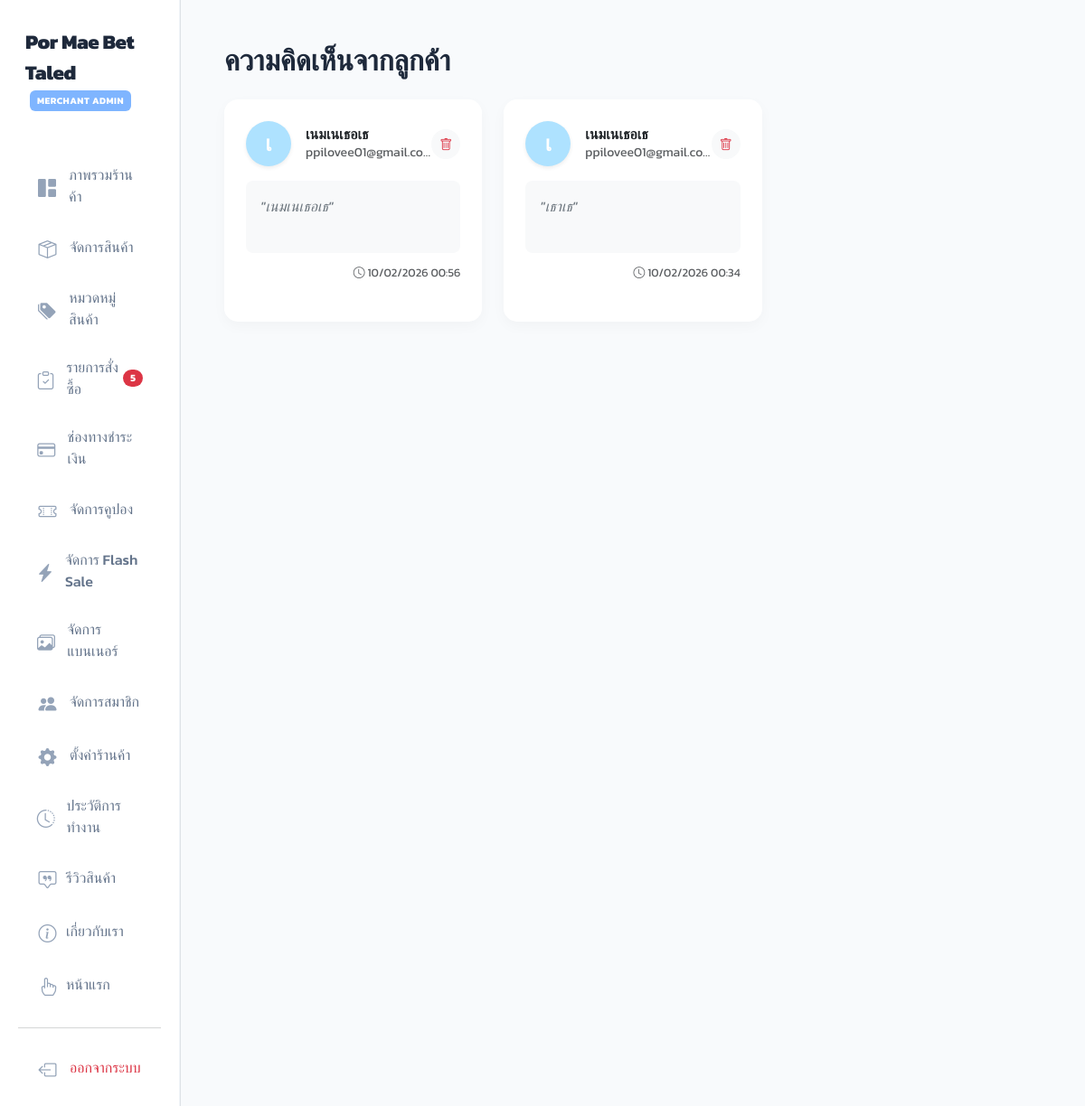
Page /admin_feedback.php (signed in) on the earlier database version.
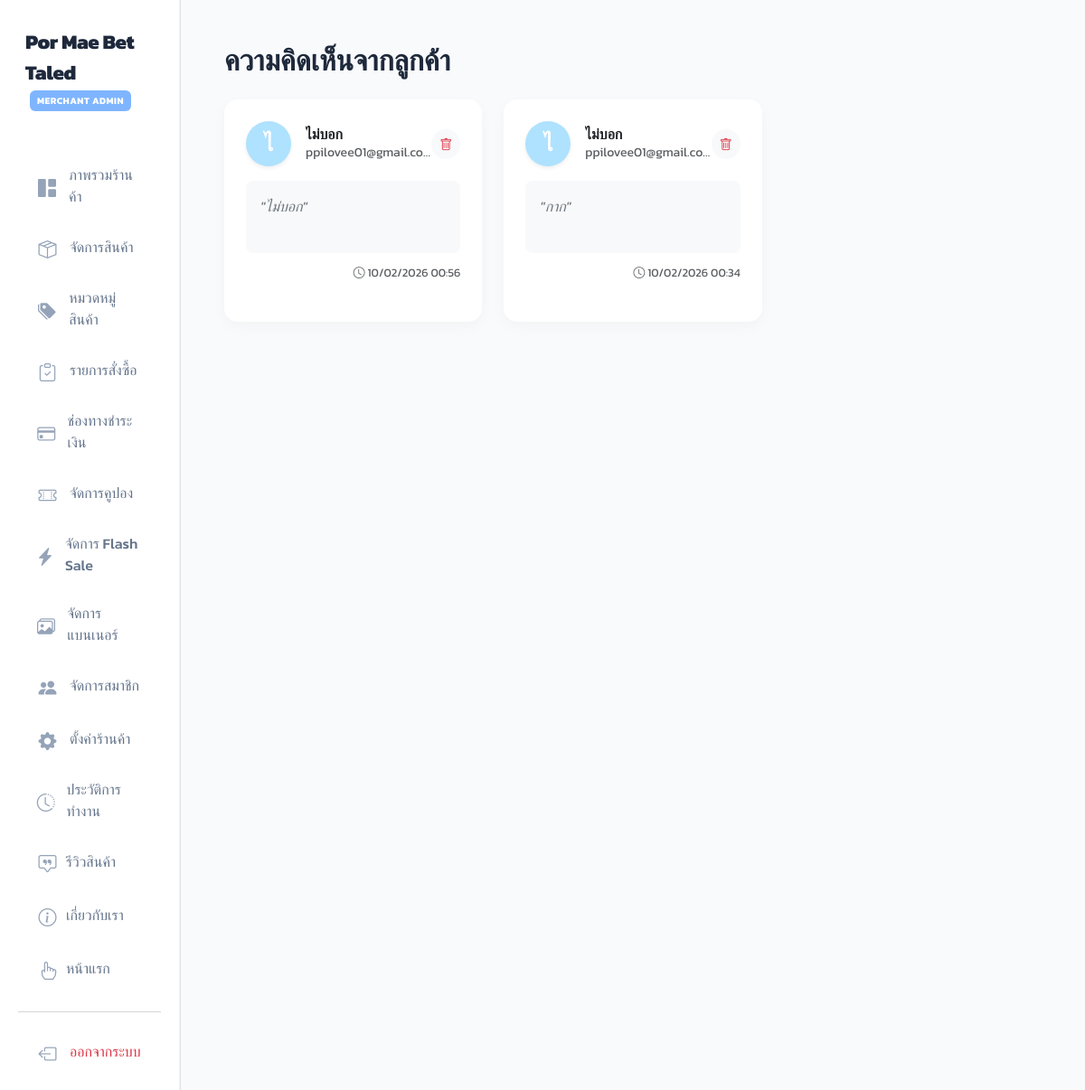
Same page on the later database version.
### tables this page shows
CREATE TABLE `feedback` (
  `id` int(11) NOT NULL,
  `user_id` int(11) DEFAULT NULL,
  `message` text DEFAULT NULL,
  `created_at` timestamp NOT NULL DEFAULT current_timestamp()
);

CREATE TABLE `users` (
  `id` int(11) NOT NULL,
  `username` varchar(50) NOT NULL,
  `password` varchar(255) NOT NULL,
  `fullname` varchar(100) DEFAULT NULL,
  `email` varchar(100) NOT NULL,
  `role` enum('admin','user') DEFAULT 'user',
  `created_at` datetime DEFAULT current_timestamp(),
  `reset_token` varchar(255) DEFAULT NULL,
  `reset_expiry` datetime DEFAULT NULL,
  `points` int(11) NOT NULL DEFAULT 0
);

### db.php (called while the page is built, shortened)
<?php
function get_csrf_token() {
    return $_SESSION['csrf_token'] ?? '';
}
?>

### admin_feedback.php (the view, shortened to what the changed rows need)
<?php
include 'db.php';
?>
<!DOCTYPE html>
<html lang="th">
<head>
    <link href="https://cdn.jsdelivr.net/npm/bootstrap@5.3.0/dist/css/bootstrap.min.css" rel="stylesheet">
    <link rel="stylesheet" href="https://cdn.jsdelivr.net/npm/bootstrap-icons@1.11.1/font/bootstrap-icons.css">
</head>
<body>
<div class="container-fluid">
    <div class="row">
        <div class="col-md-2 p-0 border-end bg-white">
            <div class="collapse d-md-block" id="sidebarMenu">
                <div style="min-height: 100vh;">
                    <?php include 'admin_sidebar.php'; ?>
                </div>
            </div>
        </div>
        <div class="col-md-10 p-4 p-md-5">
            <h2 class="fw-bold mb-4">ความคิดเห็นจากลูกค้า</h2>
            <div class="row g-4">
                <?php
                $sql = "SELECT f.*, u.fullname, u.email FROM feedback f
                        JOIN users u ON f.user_id = u.id
                        ORDER BY f.id DESC";
                $result = mysqli_query($conn, $sql);
                if (mysqli_num_rows($result) > 0):
                    while($row = mysqli_fetch_assoc($result)):
                        $initial = mb_substr($row['fullname'], 0, 1);
                ?>
                <div class="col-12 col-md-6 col-lg-4">
                    <div class="card card-feed p-4 h-100">
                        <div class="d-flex align-items-center mb-3">
                            <div class="user-avatar me-3 shadow-sm"><?= htmlspecialchars($initial) ?></div>
                            <div style="overflow: hidden;">
                                <h6 class="fw-bold m-0 text-truncate"><?= htmlspecialchars($row['fullname']) ?></h6>
                                <small class="text-muted text-truncate d-block"><?= htmlspecialchars($row['email']) ?></small>
                            </div>
                            <a href="?delete=<?= intval($row['id']) ?>&csrf_token=<?= get_csrf_token() ?>" class="btn btn-light text-danger btn-sm rounded-circle ms-auto" onclick="return confirm('ลบข้อความนี้?')">
                                <i class="bi bi-trash"></i>
                            </a>
                        </div>
                        <div class="bg-light p-3 rounded-3 text-secondary mb-2" style="font-style: italic; min-height: 80px;">
                            "<?= htmlspecialchars($row['message']) ?>"
                        </div>
                        <div class="text-end">
                            <small class="text-muted" style="font-size: 0.8rem;">
                                <i class="bi bi-clock"></i>
                                <?= isset($row['created_at']) ? date('d/m/Y H:i', strtotime($row['created_at'])) : '-'; ?>
                            </small>
                        </div>
                    </div>
                </div>
                <?php endwhile; endif; ?>
            </div>
        </div>
    </div>
</div>
</body>
</html>

### admin_sidebar.php (shortened to what the changed rows need)
<?php
$current_page = basename($_SERVER['PHP_SELF']);
?>
<link rel="stylesheet" href="style.css?v=2.3">
<div class="sidebar d-flex flex-column h-100">
    <nav class="nav flex-column">
        <?php
        $pending_orders_count = 0;
        if (isset($conn)) {
            $q_pending = mysqli_query($conn, "SELECT COUNT(*) as count FROM orders WHERE status = 'pending'");
            if ($q_pending) {
                $pending_orders_count = mysqli_fetch_assoc($q_pending)['count'] ?? 0;
            }
        }
        ?>
        <a class="nav-link <?= $current_page == 'admin_orders.php' ? 'active' : '' ?>" href="admin_orders.php">
            <i class="bi bi-clipboard-check"></i> รายการสั่งซื้อ
            <?php if($pending_orders_count > 0): ?>
                <span class="badge bg-danger ms-auto rounded-pill" style="font-size: 0.7rem; padding: 4px 8px; font-weight: 700;"><?= $pending_orders_count ?></span>
            <?php endif; ?>
        </a>
    </nav>
</div>

Differences in the rows shown:
changed feedback (number 1 of 2 on the later page): user.fullname "เ" → "ไ"; user.fullname "เนมเนเธอเธ" → "ไม่บอก"; message "เนมเนเธอเธ" → "ไม่บอก"
changed feedback: user.fullname "เ" → "ไ"; user.fullname "เนมเนเธอเธ" → "ไม่บอก"; message "เธาเธ" → "กาก"
Other differences:
$pending_orders_count: "5" → (not shown)
